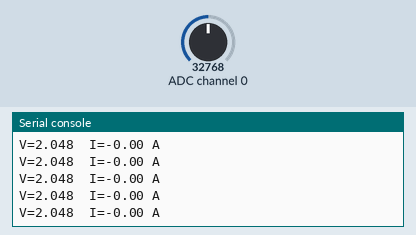
Recording of a program running on a simulated CircuitPython board. Parts: the last lines printed to the serial console. The test bench sets the inputs (shaded band); at power-on: ADC channel 0 = 32768 (analog values on the 0–65535 scale).

Above: at 1.4 s.
1.5 s: ADC channel 0 set to 45874
At 1.71 s:
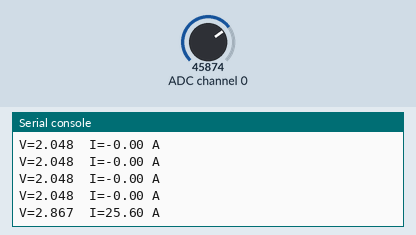
3.0 s: ADC channel 0 set to 57670
At 3.0 s:
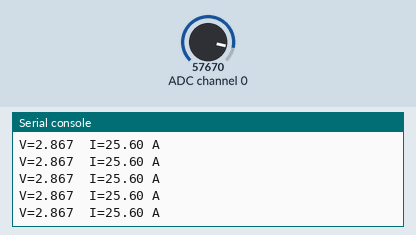
Timing chart, 0 to 6.0 s (numbered marks = the images above; inputs shaded):
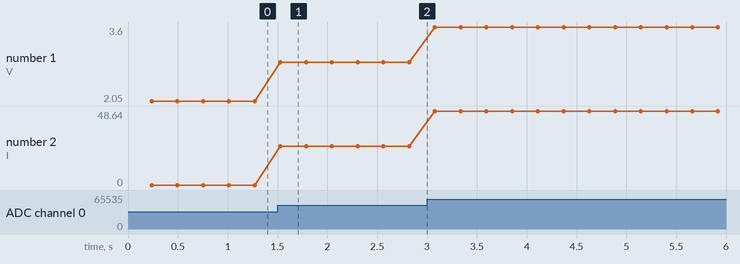

The program:

example.py
```python
# Uses an ADS1115 ADC on a Raspberry Pi to auto-zero the WCS1700 analog output and print the measured current in amps.
#
# Buy this module: https://shillehtek.com/products/wcs1700-70a-hall-current-sensor-module-overcurrent-detect
# Full manual: https://shillehtek.com/blogs/shillehtek-product-manuals/wcs1700-70a-hall-current-sensor-module-overcurrent-detect-manual
# More examples: https://github.com/shillehbean/shillehtek-examples
#

#!/usr/bin/env python3
# WCS1700 + ADS1115 on Raspberry Pi
# pip install adafruit-circuitpython-ads1x15

import time
import board, busio
from adafruit_ads1x15.ads1115 import ADS1115
from adafruit_ads1x15.analog_in import AnalogIn

i2c = busio.I2C(board.SCL, board.SDA)
ads = ADS1115(i2c)
ch  = AnalogIn(ads, 0)            # WCS1700 Aout -> A0

SENSITIVITY = 0.032               # V/A

# Auto-zero
samples = [ch.voltage for _ in range(200)]
offset = sum(samples) / len(samples)
print("Zero offset: {:.3f} V".format(offset))

while True:
    v = ch.voltage
    amps = (v - offset) / SENSITIVITY
    print("V={:.3f}  I={:.2f} A".format(v, amps))
    time.sleep(0.25)
```

Measured:
- after the input at 1.5 s, the serial console: prints a new line at once (image 1)
- plotted number 1: 2.05 → 2.87 after the input at 1.5 s, 2.87 → 3.6 after the input at 3.0 s
- plotted number 2: 0 → 25.6 after the input at 1.5 s, 25.6 → 48.64 after the input at 3.0 s
